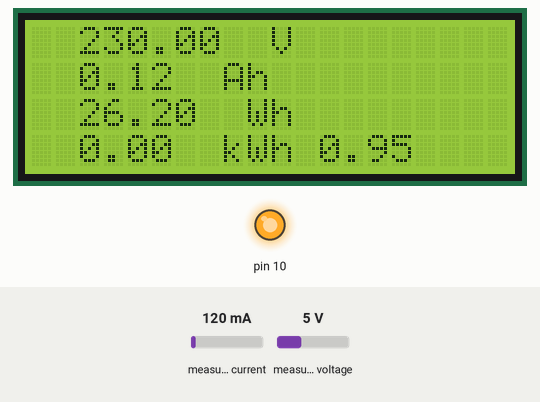
The sketch below on a simulated Arduino Uno, built with avr-gcc and run on an emulated ATmega328P. Parts: 20×4 character LCD, output pins drawn as LEDs (lit = HIGH). The test bench sets the inputs (shaded band); at power-on: measured current 120 mA, measured voltage 5 V. No radio packets arrive unless stated.

Above: at 1.2 s.
1.3 s: measured current set to 40 mA
At 2.7 s:
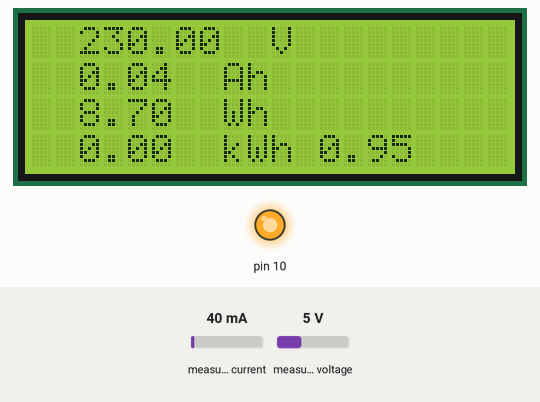
3.7 s: measured voltage set to 0.3 V
At 4.7 s:
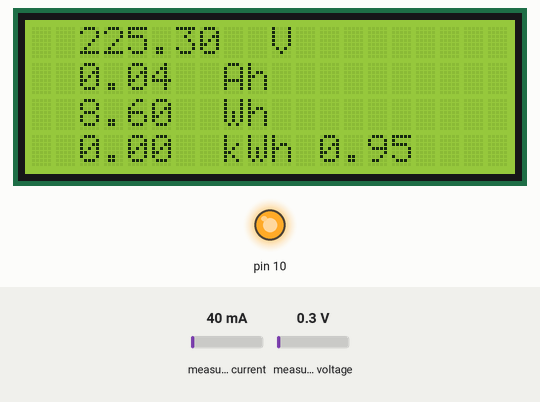
5.9 s: measured current set to 500 mA
At 7.7 s:
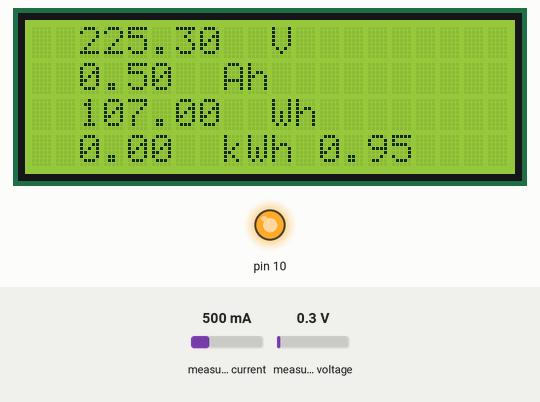
8.0 s: measured voltage set to 3.8 V
At 10.0 s:
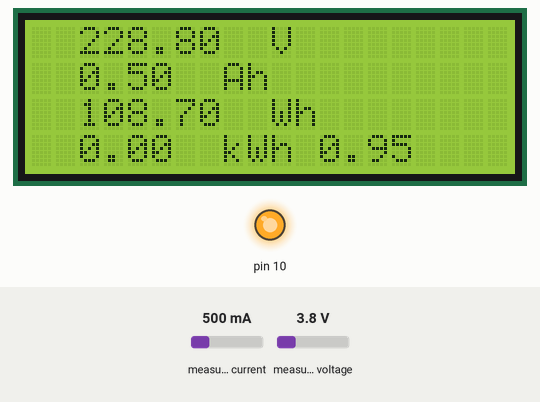
Timing chart, 0 to 11.1 s (numbered marks = the images above; inputs shaded):
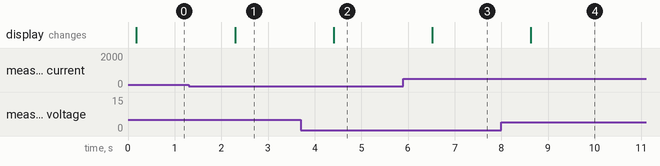

The sketch:

POWER.ino
```cpp
#include <PZEM004Tv30.h>
#include <SoftwareSerial.h>
#include <Wire.h>
#include <LiquidCrystal_I2C.h>
#include <RF24Network.h>
#include <RF24.h>
#include <SPI.h>

const uint16_t this_node = 01;   // Address of this node in Octal format ( 04,031, etc)
const uint16_t master = 00;


#define PZEM_RX_PIN 3
#define PZEM_TX_PIN 4


SoftwareSerial pzemSWSerial(PZEM_RX_PIN, PZEM_TX_PIN);
PZEM004Tv30 pzem(pzemSWSerial);
LiquidCrystal_I2C lcd(0x27,20,4);  // set the LCD address to 0x27 for a 16 chars and 2 line display
RF24 radio(7, 8);               // nRF24L01 (CE,CSN)
RF24Network network(radio);


int shouldSend=0;
String message;


struct Payload{
  char pl[64];
  int counter;
};


Payload payload;
Payload payload2;

void setup() {
  // put your setup code here, to run once:
    SPI.begin();
    radio.begin();
    network.begin(90, this_node);  //(channel, node address)
    radio.setDataRate(RF24_2MBPS);
    lcd.init();
    lcd.backlight();

}

void loop() {
  // put your main code here, to run repeatedly:

    float voltage = pzem.voltage();
    float current = pzem.current();
    float power = pzem.power();
    float energy = pzem.energy();
    float frequency = pzem.frequency();
    float pf = pzem.pf();

    lcd.setCursor(2,0);
    lcd.print(String(voltage));
    lcd.print("  V  ");
    lcd.setCursor(2,1);
    lcd.print(String(current)+"  Ah  ");
    lcd.setCursor(2,2);
    lcd.print(String(power)+"  Wh   ");
    lcd.setCursor(2,3);
    lcd.print(String(energy)+"  kWh");
    lcd.print(" "+String(pf));

    if(shouldSend==15){
      shouldSend=0;
      message=String(voltage)+";"+String(current)+";"+String(power)+";"+String(energy)+";"+String(frequency)+";"+String(pf)+";";
      message.toCharArray(payload.pl,64);
      RF24NetworkHeader header(master);
      if(!network.write(header, &payload, sizeof(payload))){
          delay(200);
          bool ok = network.write(header, &payload, sizeof(payload));
        }

    }
    shouldSend++;


    network.update();
    while ( network.available() ) {     // Is there any incoming data?
        RF24NetworkHeader header2;
        network.read(header2, &payload2, sizeof(payload2)); // Read the incoming data
        if(String(payload2.pl)=="BLOFF"){
          lcd.noBacklight();
        }else if(String(payload2.pl)=="BLON"){
          lcd.backlight();
        }else if(String(payload2.pl)=="RSTPWR"){
          pzem.resetEnergy();
        }
       }
      delay(2000);


}
```

Measured:
- after the input at 1.3 s, the display: changes after 0.99 s (image 1)
- after the input at 3.7 s, the display: changes after 0.70 s (image 2)
- after the input at 5.9 s, the display: changes after 0.62 s (image 3)
- after the input at 8.0 s, the display: changes after 0.63 s (image 4)
